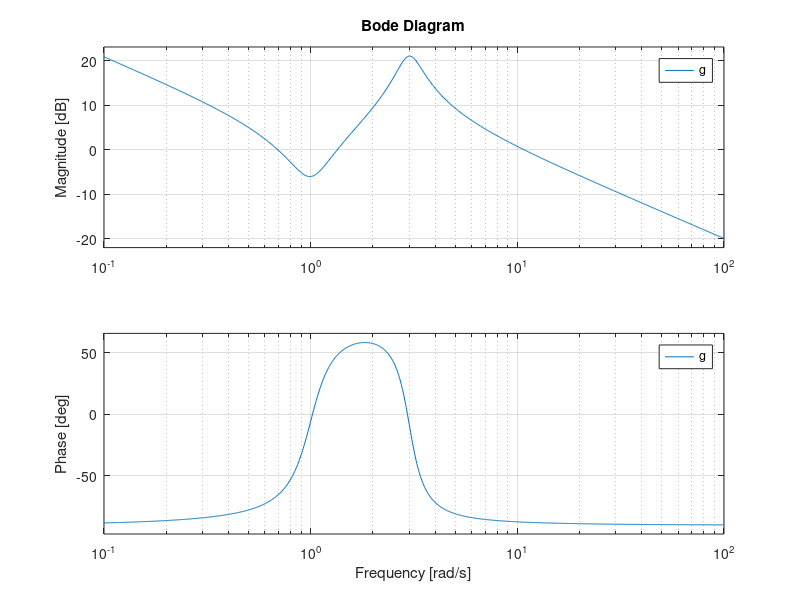

This figure's MATLAB source:
% Define the transfer variable
s = tf("s");

% Define the system
g = 10 * (s^2+0.4*s+1) / (s*(s^2+0.8*s+9));

% Plot the frequency response
bode(g)